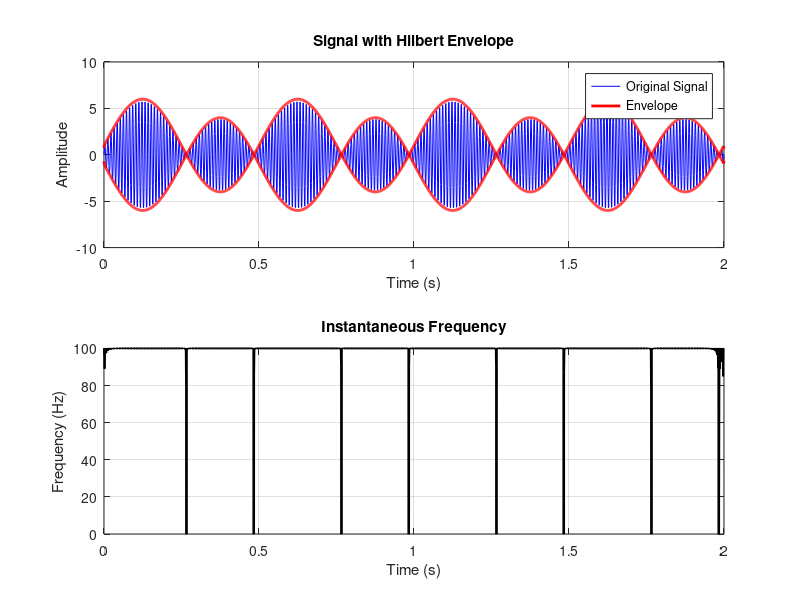

Reproduce this figure in MATLAB.
clc;
clear;
close all;

% ------------------------------------------------
% Sampling Parameters
% ------------------------------------------------
fs = 1000;
t = 0:1/fs:2;

% ------------------------------------------------
% Modified Signal
% Carrier frequency reduced below 100 Hz
% ------------------------------------------------
x = (1 + 5*sin(2*pi*2*t)) ...
    .* sin(2*pi*100*t);

% ------------------------------------------------
% Hilbert Transform
% ------------------------------------------------
z = hilbert(x);

% Envelope
env = abs(z);

% Instantaneous Phase
phase = unwrap(angle(z));

% Instantaneous Frequency
inst_freq = diff(phase)*fs/(2*pi);

% ------------------------------------------------
% Plot Signal + Envelope
% ------------------------------------------------
figure;

subplot(2,1,1)

plot(t,x,'b','LineWidth',0.5)

hold on

plot(t,env,'r','LineWidth',2)
plot(t,-env,'r','LineWidth',2)

xlabel('Time (s)')
ylabel('Amplitude')

title('Signal with Hilbert Envelope')

legend('Original Signal','Envelope')

grid on

% ------------------------------------------------
% Instantaneous Frequency
% ------------------------------------------------
subplot(2,1,2)

plot(t(1:end-1),inst_freq,...
    'k','LineWidth',1.5)

xlabel('Time (s)')
ylabel('Frequency (Hz)')

title('Instantaneous Frequency')

ylim([0 100])

grid on
